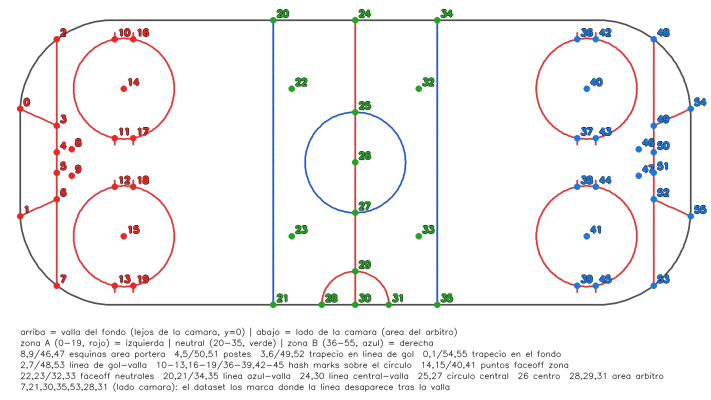
#> input picture rink_keypoints_map.png, 1421 x 799 px (shown at 1/2 size); its folder holds only this picture in this run
$ python -i soccer_grad.py   (imports and definitions only)   (older library calls are emulated)
#> lines starting #> are read from the running program, lines starting #| are printed output that depends on the picture
#> further down, picture is the input picture: shape (799, 1421, 3); mean B, G, R 243.9, 243.3, 244.9
### training/ice_lines_probe.py
"""Prueba: segmentacion adaptativa del hielo (GMM) + realce de lineas por croma local.

Por que no basta el umbral fijo HSV (S<60, V>180):

  - El umbral esta calibrado para UN pabellon. Cambia la temperatura de color del
    hielo, el grading de la emision o la iluminacion y se descuadra.
  - Y sobre todo: las lineas pintadas son MAS saturadas que el hielo, asi que el
    propio umbral que aisla el hielo expulsa justo lo que queremos encontrar.
    Por eso hay que separar dos cosas distintas: el HIELO (color) y la REGION DE
    PISTA (el area conexa que ocupa, lineas y jugadores incluidos).

Que hace esta prueba, por frame:

  1. hielo por GMM: ajusta un modelo de mezclas en Lab con cv2.ml.EM y se queda con
     los componentes claros y poco cromaticos. Sin umbrales absolutos.
  2. region de pista: cierre morfologico + relleno de huecos sobre el hielo, y se
     queda con la componente conexa mayor. Recupera lineas y jugadores.
  3. realce de lineas: Lab respecto al color LOCAL del hielo (mediana de ventana
     grande). El tono absoluto no sirve -- una linea roja bajo el hielo es un rosa
     casi neutro y su H es puro ruido -- pero su desviacion respecto al hielo de al
     lado es estable.
  4. filtro de cresta multiescala: las lineas son estructuras finas y alargadas; los
     jugadores, manchas compactas. Esto separa unas de otras.

Y lo mide, en vez de solo pintarlo: con la homografia del frame se proyecta el
contorno real de la pista y se compara por IoU contra cada metodo de segmentacion,
y la respuesta de linea contra la mascara de training/make_line_masks.py.

    python training/ice_lines_probe.py
    python training/ice_lines_probe.py --n 12 --dataset hockeyrink_nhl
"""
import os

_CUDNN_DIR = os.sep.join(("NVIDIA", "CUDNN"))

os.environ["PATH"] = os.pathsep.join(
    p for p in os.environ.get("PATH", "").split(os.pathsep) if _CUDNN_DIR not in p
)

import argparse
import sys
from pathlib import Path

import cv2
import numpy as np

ROOT = Path(__file__).resolve().parent.parent
sys.path.insert(0, str(ROOT))
sys.path.insert(0, str(ROOT / "training"))

import make_line_masks as MM  # noqa: E402
import rink  # noqa: E402
from relabel_reproject import read_label  # noqa: E402

# El umbral que se usa ahora, como linea base a batir
HSV_S_MAX = 60
HSV_V_MIN = 180


# ---------------------------------------------------------------- segmentacion

# [7 lines left out: function ice_hsv, not called in this run]


# Deporte -> que es "la superficie". hockey: hielo = claro y neutro (poco croma).
# futbol: cesped = VERDE, definido por el tono, no por claridad. Los valores son
# los de OpenCV (H 0-179): el verde del cesped cae en ~35-85 (H=60 es el verde
# puro), con saturacion minima para no coger grises/blancos y V minimo para no
# coger sombras negras. Lineas, jugadores y publicidad quedan fuera.
DEPORTES = ("hockey", "futbol")
CESPED_H = (35, 85)
CESPED_S_MIN = 40
CESPED_V_MIN = 30


def cesped_hsv(img, h_min=CESPED_H[0], h_max=CESPED_H[1],
               s_min=CESPED_S_MIN, v_min=CESPED_V_MIN):
    """Linea base de futbol: umbral fijo en HSV sobre el tono verde."""
    hsv = cv2.cvtColor(img, cv2.COLOR_BGR2HSV)
    return ((hsv[:, :, 0] >= h_min) & (hsv[:, :, 0] <= h_max)
            & (hsv[:, :, 1] >= s_min) & (hsv[:, :, 2] >= v_min)).astype(np.uint8)


def _check_deporte(deporte):
    if deporte not in DEPORTES:
        raise ValueError("deporte {!r} no soportado, usa uno de {}".format(deporte, DEPORTES))


# [74 lines left out: functions superficie_hsv, ice_gmm, not called in this run]


# espacio -> (conversion de OpenCV, letras de canal, indice del canal de claridad,
# indices de los canales de croma). Todas las letras son de un solo caracter y
# distintas dentro de cada espacio, para poder pedir canales como "ab" o "l".
# En hsv el tono (h) es circular y una gaussiana no lo sabe (rojo ~0 y ~179 quedan
# lejos); con canales=None entra igualmente, asi que en hsv pide canales="sv".
ROBUST_SPACES = {
    "lab": (cv2.COLOR_BGR2LAB, "lab", 0, (1, 2)),
    "luv": (cv2.COLOR_BGR2LUV, "luv", 0, (1, 2)),
    "yuv": (cv2.COLOR_BGR2YUV, "yuv", 0, (1, 2)),
    "hsv": (cv2.COLOR_BGR2HSV, "hsv", 2, (1,)),
}


def ice_robust(img, chi2=9.0, iters=4, espacio="lab", canales=None, info=False,
               deporte="hockey"):
    """Hielo por gaussiana robusta en `espacio`, resembrada por percentiles.

    `espacio`: uno de ROBUST_SPACES ("lab", "luv", "yuv", "hsv"). `canales`: que
    canales entran en la GAUSSIANA, como cadena de letras ("ab", "l", "lab") o
    lista; None = todos. La SEMILLA (claro + neutro por percentiles) usa siempre
    la claridad y el croma del espacio, elijas los canales que elijas, asi que
    canales="ab" ajusta la gaussiana solo al color pero sigue sembrando con lo
    claro. Ojo: chi2 es un umbral sobre la distancia de Mahalanobis, cuyos grados
    de libertad son el numero de canales; con menos canales el mismo chi2 es mas
    generoso (9.0 es ~97% con 3 canales, ~99% con 2, ~99.7% con 1).
    Los valores por defecto reproducen la version original (Lab, 3 canales).
    info=True devuelve (mascara, modelo) con el modelo que produjo la mascara
    (dict: espacio, idx, mu, cov -ya regularizada-, chi2) o (mascara, None) si
    se cayo al umbral HSV; sirve para dibujar la elipse en el mapa de color.
    deporte="futbol": la semilla deja de ser "claro y neutro" y pasa a ser el
    VERDE (tono dentro de CESPED_H, saturacion y valor minimos), es decir, la
    zona verde del mapa de color; el resto del algoritmo no cambia. La semilla
    solo decide de donde arranca la gaussiana: las iteraciones la ajustan a los
    pixeles que de verdad son parecidos.

    Descripcion original: gaussiana robusta en Lab.

    Es lo que el GMM de arriba deberia hacer y no hace de forma fiable: ice_gmm
    elige COMPONENTES, y cuando el hielo se parte en varios modos (un logo grande
    en el centro, iluminacion desigual) la regla de seleccion deja fuera medio
    hielo -- medido: IoU 0.97 de mediana en hockeyrink pero 0.38 en el peor caso, y
    0.74 de mediana en hockeyrink_nhl, por debajo del umbral fijo.

    Aqui se ajusta UNA gaussiana a todo el hielo y se itera (equivale a EM de un
    componente con asignacion dura). La semilla usa percentiles de la propia imagen,
    no valores absolutos: claro respecto a esta imagen y neutro respecto a esta
    imagen. Eso es lo que da la adaptacion entre pabellones sin recalibrar nada.
    """
    _check_deporte(deporte)
    if espacio not in ROBUST_SPACES:
        raise ValueError("espacio {!r} no soportado, usa uno de {}".format(
            espacio, sorted(ROBUST_SPACES)))
    code, letras, i_luz, i_croma = ROBUST_SPACES[espacio]
    if canales is None:
        idx = list(range(3))
    else:
        pedidos = [c.lower() for c in canales]
        malos = [c for c in pedidos if c not in letras]
        if malos or not pedidos or len(set(pedidos)) != len(pedidos):
            raise ValueError("canales {!r} invalidos para {!r} (letras: {})".format(
                canales, espacio, letras))
        idx = sorted(letras.index(c) for c in pedidos)

    conv = cv2.cvtColor(img, code).astype(np.float32)
    X = conv.reshape(-1, 3)
    # "neutro" = el gris medio convertido a este espacio (128 en Lab/YUV, otro
    # valor en Luv, 0 de saturacion en HSV), no una constante fija
    gris = cv2.cvtColor(np.full((1, 1, 3), 128, np.uint8), code)[0, 0].astype(np.float32)
    L = X[:, i_luz]
    chroma = np.sqrt(sum((X[:, i] - gris[i]) ** 2 for i in i_croma))
    if deporte == "futbol":
        m = cesped_hsv(img).ravel().astype(bool)
    else:
        m = (L > np.percentile(L, 55)) & (chroma < np.percentile(chroma, 45))
    if m.sum() < 1000:
        base = superficie_hsv(img, deporte)
        return (base, None) if info else base
    Xs = X[:, idx]
    k = len(idx)
    modelo = None
    for _ in range(iters):
        mu = Xs[m].mean(0)
        cov = np.atleast_2d(np.cov(Xs[m].T)) + np.eye(k) * 2.0   # regularizado: el hielo es casi degenerado
        d = Xs - mu
        maha = np.einsum("ij,jk,ik->i", d, np.linalg.inv(cov), d)
        nuevo = maha < chi2
        if modelo is None or nuevo.sum() >= 0.02 * len(X):
            modelo = {"espacio": espacio, "idx": idx, "mu": mu, "cov": cov, "chi2": chi2}
        if nuevo.sum() < 0.02 * len(X):
            break
        m = nuevo
    mask = m.reshape(conv.shape[:2]).astype(np.uint8)
    return (mask, modelo) if info else mask


def rink_region(ice, k_frac=0.012, frac_keep=0.20):
    """De 'pixeles de hielo' a 'region de pista': cierra, agrupa y rellena.

    Las lineas y los jugadores son agujeros dentro del hielo, no fondo. Rellenarlos
    convierte una mascara de COLOR en una mascara de AREA, que es la que sirve para
    acotar la busqueda de lineas y cuyo contorno son las vallas.

    No se coge solo la componente mayor: un logo grande en el centro del hielo parte
    la pista en dos trozos y quedarse con uno pierde media pista. Se conservan todas
    las componentes con al menos frac_keep del area de la mayor (medido: p10 de IoU
    0.822 frente a 0.777 quedandose solo con la mayor).

    El casco convexo, que parecia prometedor, resulto ser PEOR que rellenar en todas
    las combinaciones medidas; queda descartado.
    """
    h, w = ice.shape
    k = max(3, int(round(w * k_frac)) | 1)
    m = cv2.morphologyEx(ice, cv2.MORPH_CLOSE, np.ones((k, k), np.uint8))
    n, lbl, stats, _ = cv2.connectedComponentsWithStats(m, 8)
    if n <= 1:
        return np.zeros_like(ice)
    areas = stats[1:, cv2.CC_STAT_AREA]
    keep = 1 + np.where(areas >= frac_keep * areas.max())[0]
    out = np.isin(lbl, keep).astype(np.uint8)
    # rellenar huecos: inundar desde fuera y quedarse con lo no alcanzado
    ff = out.copy()
    cv2.floodFill(ff, np.zeros((h + 2, w + 2), np.uint8), (0, 0), 1)
    return (out | (1 - ff)).astype(np.uint8)


# [86 lines left out: functions region_kickplate_global, solidity, best_region, not called in this run]


# ---------------------------------------------------------------- lineas

def local_chroma(img, win=61):
    """Desviacion de color respecto al hielo LOCAL: (da, db) en Lab.

    La mediana de ventana grande estima el color del hielo porque la linea es
    minoria dentro de la ventana. Restarla cancela balance de blancos, grading e
    iluminacion, que es lo que hace inservible al tono absoluto.
    """
    lab = cv2.cvtColor(img, cv2.COLOR_BGR2LAB)
    win = max(11, int(win) | 1)
    a_loc = cv2.medianBlur(lab[:, :, 1], win).astype(np.float32)
    b_loc = cv2.medianBlur(lab[:, :, 2], win).astype(np.float32)
    return lab[:, :, 1].astype(np.float32) - a_loc, lab[:, :, 2].astype(np.float32) - b_loc


def local_l(img, win=61):
    """Igual que local_chroma pero en L (claridad), no en color.

    Las lineas de hockey son pintura de color sobre hielo casi blanco, asi que
    a/b bastan. Una linea BLANCA sobre cesped verde (futbol, atletismo) es
    justo al reves: casi neutra en color, la senal esta en L. No se usa en el
    pivote de hockey, pero es la pieza que faltaria para probar la misma
    estrategia en otro deporte.
    """
    lab = cv2.cvtColor(img, cv2.COLOR_BGR2LAB)
    win = max(11, int(win) | 1)
    l_loc = cv2.medianBlur(lab[:, :, 0], win).astype(np.float32)
    return lab[:, :, 0].astype(np.float32) - l_loc


# [260 lines left out: functions ridge, normals, integrate, localization_z, rink_outline, clip_halfplane and 7 more, not called in this run]


# [7 lines that do not run on import are left out]

### testing/soccer_grad.py
"""Lineas del campo de futbol por GRADIENTE sobre la imagen COMPLETA, sin region de cesped
ni quitajugadores (que descartaban lineas utiles, ver soccer_eval.etapas_mascara).

Cadena, cada paso visible en los paneles del etiquetador (testing/annotate_val_app.py):
  respuesta()      R = max(L+/8.5, a+/5, b-/5) continua sobre TODO el frame (R>=1 equivale a
                   pasar los filtros del baseline, pero sin umbral, region ni apertura) y su
                   gradiente vertical |dR/dy| y horizontal |dR/dx|.
  personas()       YOLO (CPU: hay un entrenamiento usando la GPU) -> cajas; sus bordes se ignoran.
  bordes()         Canny sobre R: bordes finos + orientacion del gradiente en cada uno.
  familias         borde de "linea horizontal-ish" si su gradiente esta a <= tol_h de la
                   vertical; de "vertical-ish" si esta a <= tol_v de la horizontal. Con la
                   perspectiva las lineas no respetan esas direcciones, por eso hay tolerancia
                   y las familias se solapan un poco (los duplicados se funden).
  ransac_lineas()  rectas INDIVIDUALES: RANSAC secuencial donde un pixel de borde solo apoya una
                   recta si su gradiente es perpendicular a ella (ademas de estar a <= tol_px).
  hough_lineas()   alternativa: Hough (soccer_field.detecta_lineas) + el mismo apoyo por gradiente.
  empareja()       una linea pintada da DOS bordes paralelos con gradientes opuestos; su centro es
                   la recta media. Bordes sueltos (vallas, publicidad) se quedan como estan.
  elipse_circulo() fitEllipse robusto sobre lo que las rectas no explican, con lo que SABEMOS del
                   campo: eje mayor casi horizontal, relacion de ejes plausible, tamaño acotado.
  esquinas()       cruces de rectas horizontal-ish x vertical-ish: candidatas a esquinas de area.
"""
import sys
from pathlib import Path

import cv2
import numpy as np

ROOT = Path(__file__).resolve().parent.parent
sys.path.insert(0, str(Path(__file__).resolve().parent))
sys.path.insert(0, str(ROOT / "training"))
import soccer_field as SF  # noqa: E402

W_TRAB = 960
UMBRALES = (5.0, 5.0, 8.5)      # a+, b-, L+ del baseline de futbol del laboratorio
R_MAX = 6.0


def _angdiff(a, b):
    """Diferencia entre dos angulos de EJE (modulo pi), en [0, pi/2]."""
    return np.abs((a - b + np.pi / 2) % np.pi - np.pi / 2)


# ---------------------------------------------------------------- respuesta y personas

def respuesta(img, w_trab=W_TRAB, sigma=1.0, chi2=10.17):
    """{im, R, Rs, gx, gy, verde, region}: frame reducido a w_trab, respuesta de linea continua y su
    gradiente (por pixel, sobre R suavizada con sigma). `region` es la region de cesped (gaussiana
    robusta con semilla de cesped, la misma del baseline): sirve para quedarse SOLO con el campo y no
    lidiar con el publico y los anuncios. El gradiente se calcula sobre R SIN enmascarar: enmascarar
    antes crearia un borde falso en el limite de la region."""
#> called with w_trab = 960, sigma = 1, chi2 = 10.17
    import ice_lines_probe as P
    h0, w0 = img.shape[:2]
    im = cv2.resize(img, (w_trab, int(round(h0 * w_trab / w0))), interpolation=cv2.INTER_AREA)
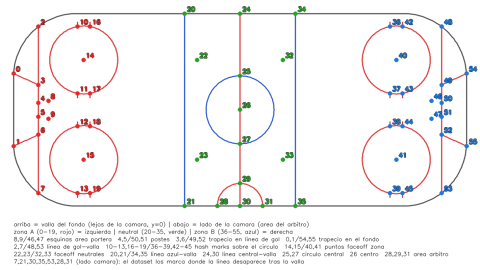
#> im: shape (540, 960, 3) (shown at 1/2 size); mean B, G, R 243.9, 243.3, 244.9
    win = max(11, int(61 * w_trab / 1920.0) | 1)
    da, db = P.local_chroma(im, win=win)
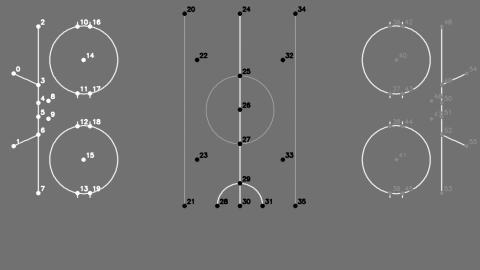
#> da: shape (540, 960) float32 (shown at 1/2 size); min -55, max 69, mean 1; drawn with min black and max white
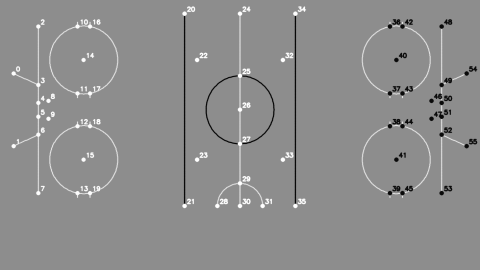
#> db: shape (540, 960) float32 (shown at 1/2 size); min -62, max 50, mean 0.2; drawn with min black and max white
    dl = P.local_l(im, win=win)
#> in local_l, `return lab[:, :, 0].astype(np.float32) - l_loc`:
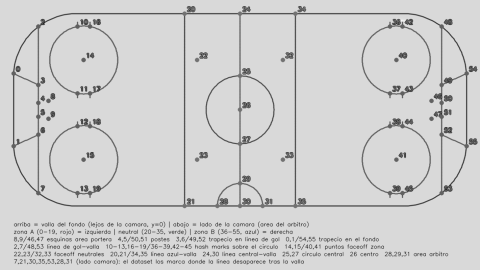
#> returned value: shape (540, 960) float32 (shown at 1/2 size); min -229, max 40, mean -10; drawn with min black and max white
    a_min, b_min, l_min = UMBRALES
    R = np.maximum.reduce([np.maximum(da, 0) / a_min, np.maximum(-db, 0) / b_min,
                           np.maximum(dl, 0) / l_min]).astype(np.float32)
    R = np.minimum(R, R_MAX)
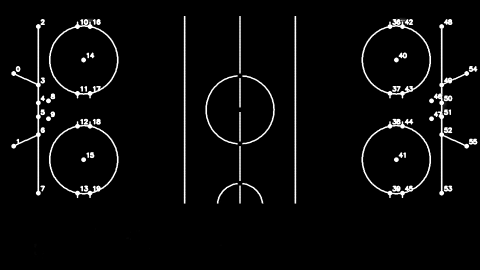
#> R: shape (540, 960) float32 (shown at 1/2 size); min 0, max 6, mean 0.225; drawn with min black and max white
    Rs = cv2.GaussianBlur(R, (0, 0), sigma)
    gx = cv2.Sobel(Rs, cv2.CV_32F, 1, 0, ksize=3) / 8.0
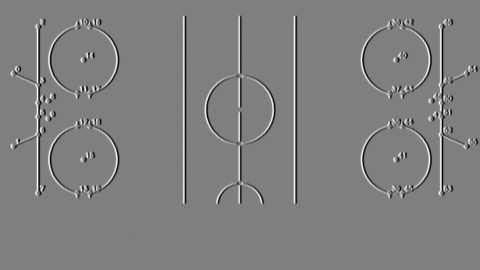
#> gx: shape (540, 960) float32 (shown at 1/2 size); min -1.92, max 1.92, mean 5.73e-09; drawn with min black and max white
    gy = cv2.Sobel(Rs, cv2.CV_32F, 0, 1, ksize=3) / 8.0
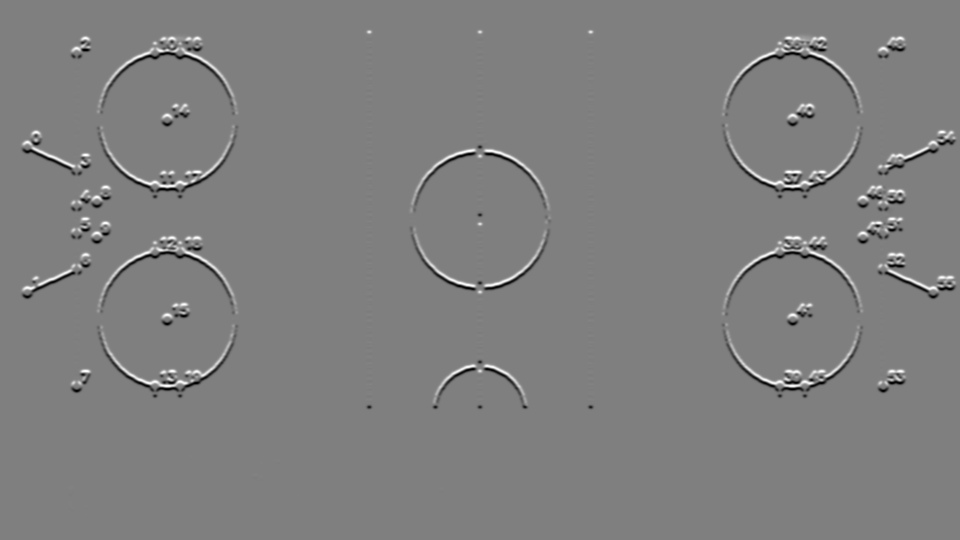
#> gy: shape (540, 960) float32; min -1.92, max 1.91, mean 6.74e-11; drawn with min black and max white
    region = (P.rink_region(P.ice_robust(im, chi2=chi2, deporte="futbol")) > 0).astype(np.uint8)
#> (the rest of the program and of its run is left out)
